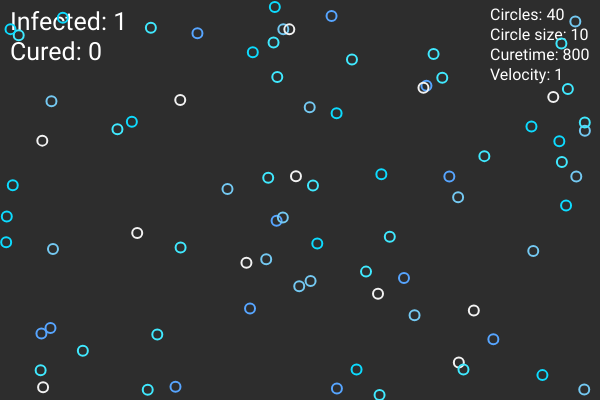
Frame 1 (no input)
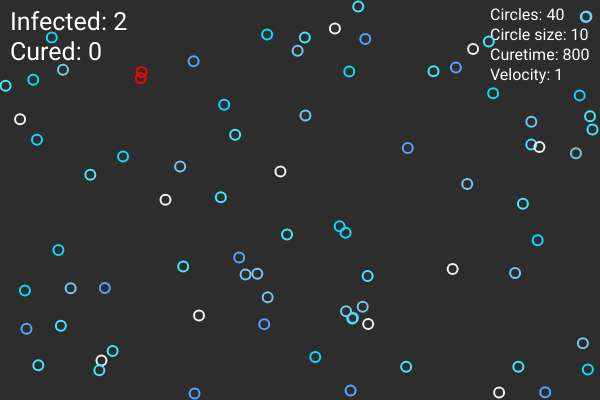
Frame 60 (no input)
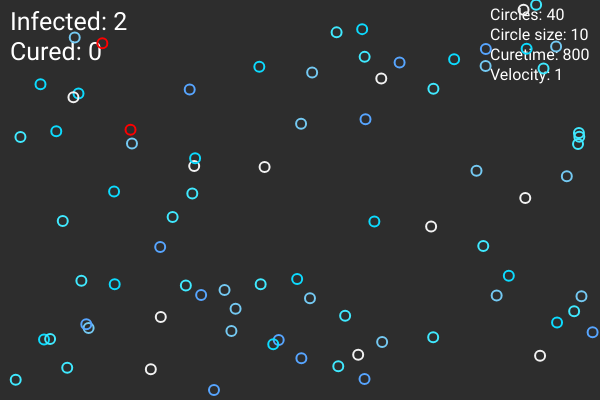
Frame 120 (the mouse pressed at the canvas centre since frame 60)

The p5.js sketch that drew these frames (run headless with seeded random() and noise() and a simulated clock; from frame 60 on, the mouse is pressed at the canvas centre):

// p5.js sketch
// ── sketch.js
let circles = []
let curedTime = 800
let colors = ['#0ddbff', '#40E9FF', '#F2F2F2', '#74C9F2', '#57A5FF']
let diaCircle = 10
let numb_infected = 1;
let numb_was_infected = 0;
let numb_circles = 80
let textsize = 25
let velocity = 1

let sliderNumberCircles
let sliderDiaCircles
let sliderCuredTime
let sliderVelocity

// let p = []
// let amountParticles = 5
// let speedParticles = 1

function setup() {
  createCanvas(600, 400);
  resetAll();
  // for (let i = 0; i < numb_circles; i++)
  //   circles[i] = new Circle(random(0 + diaCircle / 2, width - diaCircle / 2), random(0 + diaCircle / 2, height - diaCircle / 2), diaCircle, random(-1, 1), random(-1, 1), random(colors), i == 1);
  var button = createButton("RESET")
  button.mousePressed(resetAll)

  sliderNumberCircles = createSlider(0, 500, 40, 5);
  sliderDiaCircles = createSlider(2, 75, 10, 1);
  sliderCuredTime = createSlider(0, 1000, 800, 1);
  sliderVelocity = createSlider(0, 10, 1, 0.1);

  sliderNumberCircles.position(0, 430);
  sliderDiaCircles.position(0, 460);
  sliderCuredTime.position(0, 490);
  sliderVelocity.position(0, 520);

  sliderNumberCircles.style('width', '200px');
  sliderDiaCircles.style('width', '200px');
  sliderCuredTime.style('width', '200px');
  sliderVelocity.style('width', '200px');
}

// function mouseDragged() {
//   for (let i = 0; i < amountParticles; i++) {
//     p[i]= new Particle(mouseX, mouseY, 3, 0, 3/speedParticles);
//     for(let par of p) 
//       particles.push(par)
//   }
// }

function draw() {
  background(45);
  // fill(255);
  // textSize(20);
  // text('Amount:', 12, 365);
  // text('Speed:', 103, 365);

  //use slider
  numb_circles = sliderNumberCircles.value()
  diaCircle = sliderDiaCircles.value()
  curedTime = sliderCuredTime.value()
  velocity = sliderVelocity.value()
  
  
  
  fill(255);
  noStroke()
  textFont('Roboto')
  textSize(16);
  text('Circles: ' + numb_circles, 490, 20);
  
  fill(255);
  noStroke()
  textFont('Roboto')
  textSize(16);
  text('Curetime: ' + curedTime, 490, 60);
  
  fill(255);
  noStroke()
  textFont('Roboto')
  textSize(16);
  text('Circle size: ' + diaCircle, 490, 40);
  
  fill(255);
  noStroke()
  textFont('Roboto')
  textSize(16);
  text('Velocity: ' + velocity, 490, 80);
  
  fill(255);
  noStroke()
  textFont('Roboto')
  textSize(textsize);
  text('Infected: ' + numb_infected, 10, 30);
  numb_infected = 0

  fill(255);
  noStroke()
  textFont('Roboto')
  textSize(textsize);
  text('Cured: ' + numb_was_infected, 10, 60);
  numb_was_infected = 0


  for (let b of circles) {
    b.show();
    b.move();

    for (let other of circles) {
      if (b.infected == true) {
        if (b.intersect(other)) {
          other.infected = true
        }
      }
    }
    if (b.infected) {
      numb_infected++
    }
    if (b.was_infected) {
      numb_was_infected++
    }
    //bounce 
  }
  //print(numb_infected)
}

function resetAll() {
  circles = []
  for (let i = 0; i < numb_circles; i++)
    circles[i] = new Circle(random(0 + diaCircle / 2, width - diaCircle / 2), random(0 + diaCircle / 2, height - diaCircle / 2), diaCircle, random(-1, 1) * velocity, random(-1, 1) * velocity, random(colors), i == 1, this.cured_time);
}

class Circle {
  constructor(_x, _y, _d, _xv, _yv, _c, _inf, _cureTime) {
    //values particles
    this.x = _x;
    this.y = _y;
    this.d = _d;

    this.xv = _xv;
    this.yv = _yv;
    this.c = _c
    this.min_d = _d
    this.max_d = 50
    this.grow_speed = 3
    this.was_infected = false
    this.infected = _inf
    this.infected_time = 0
    this.cured_time = 800
  }

  move() {
    //movement particles
    this.x = this.x + this.xv
    this.y = this.y + this.yv

    if (this.y < this.d / 2 || this.y > height - this.d / 2) {
      this.yv = this.yv * -1
    }

    if (this.x < this.d / 2 || this.x > width - this.d / 2) {
      this.xv = this.xv * -1
    }

    if (this.infected == true) {
      if (this.was_infected == false) {
        this.c = [255, 0, 0]
        this.infected_time++
      }
    }

    if (this.infected_time == this.cured_time) {
      this.c = [0, 255, 0]
      this.infected = false
      this.was_infected = true
    }
    //     if (dist(mouseX, mouseY, this.x, this.y) < 50) {
    //       if (this.d < this.max_d) {
    //         this.d = this.d + this.grow_speed
    //       }

    //     } else {
    //       if (this.d > this.min_d) {
    //         this.d = this.d - this.grow_speed
    //       }
    //     }
  }
  show() {
    strokeWeight(2)
    stroke(this.c)
    noFill()
    rectMode(CENTER);
    circle(this.x, this.y, this.d)
  }

  intersect(other) {
    let dis = dist(this.x, this.y, other.x, other.y)
    // print(dis)
    // print(this.d + other.d)
    if (dis < this.d / 2 + other.d / 2 && dis != 0) {
      // print("true")
      return true;
    } else {
      // print("false")
      return false;
    }
  }
}
